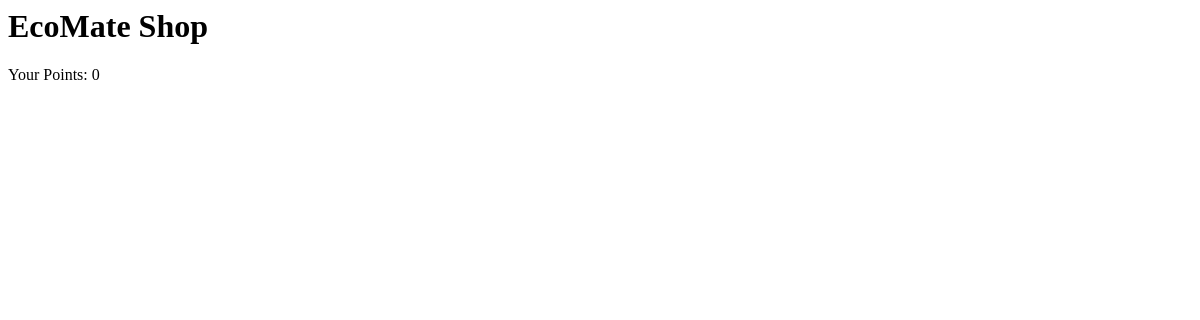
Before: /shopnow/ (signed in) with the older database file.
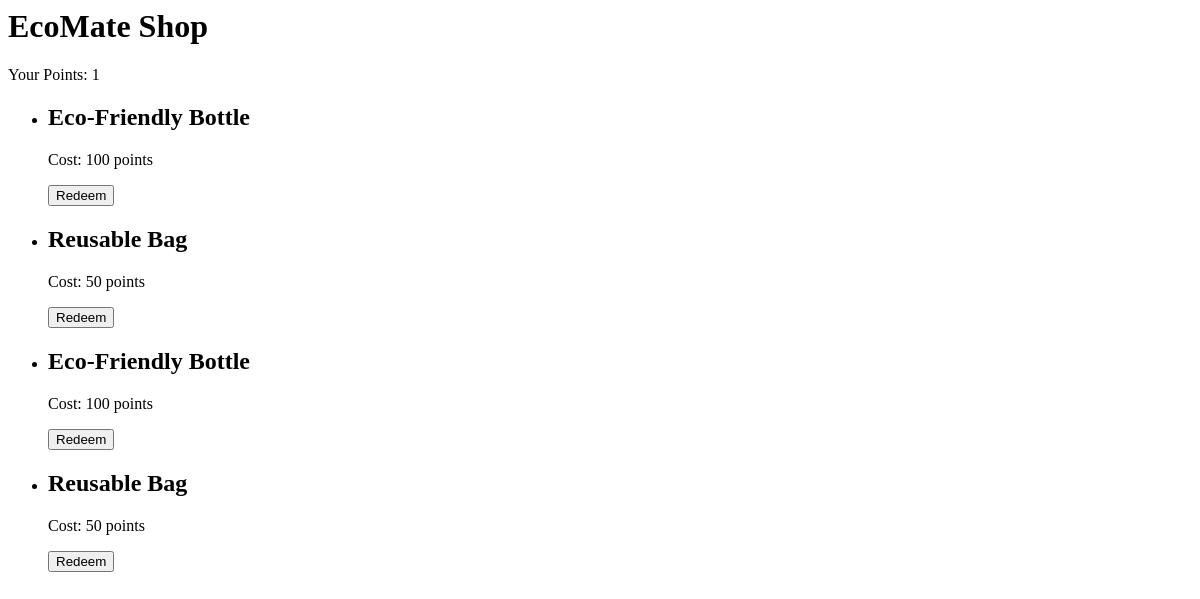
After: the same page with the newer database file.
### climate_tracker/models.py (models this page shows, shortened)
class ShopItem(models.Model):
    name = models.CharField(max_length=255)
    description = models.TextField()
    points_cost = models.IntegerField()
    image = models.ImageField(upload_to='items/')

### climate_tracker/views.py (the view, shortened to what this page needs)
# urls.py: path('shopnow/', views.shopnow, name='shopnow'),
@login_required
def shopnow(request):
    user_profile, created = UserProfile.objects.get_or_create(user=request.user)
    items = ShopItem.objects.all()
    return render(request, 'shopnow.html', {'items': items, 'user_points': user_profile.points})

### climate_tracker/templates/shopnow.html (shortened to what this page needs)
<h1>EcoMate Shop</h1>
<p>Your Points: {{ user_points }}</p>
<ul>
    {% for item in items %}
        <li>
            <h2>{{ item.name }}</h2>
            <p>Cost: {{ item.points_cost }} points</p>
            <form method="post">
                <button type="submit">Redeem</button>
            </form>
        </li>
    {% endfor %}
</ul>

Changed rows visible on the page:
added ShopItem: name "Eco-Friendly Bottle", points_cost "100"
added ShopItem: name "Reusable Bag", points_cost "50"
added ShopItem: name "Eco-Friendly Bottle", points_cost "100"
added ShopItem: name "Reusable Bag", points_cost "50"
Other visible differences:
{{ user_points }}: "0" → "1"
